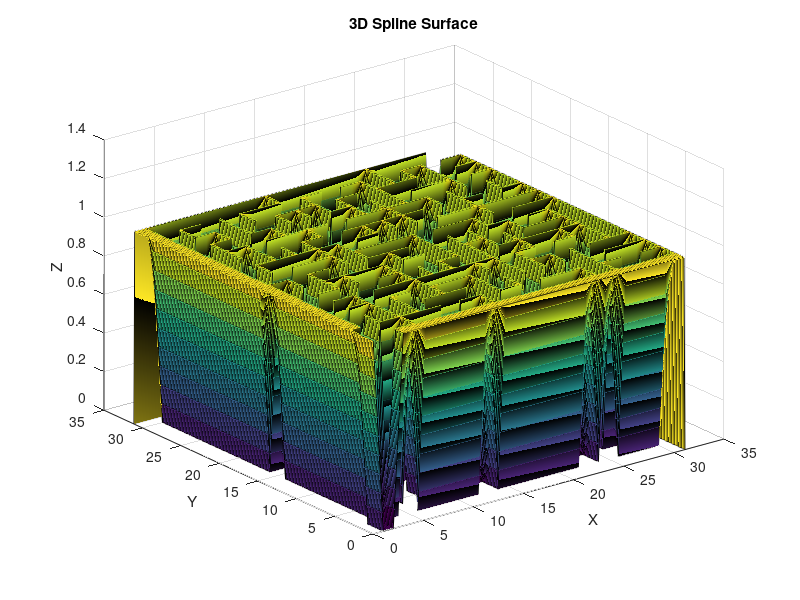

Reproduce this figure in MATLAB.
function spline3Dmaze()
    % Define the knot vectors for x and y
    knot_vectorx = [0 0 1 2 3 4 5 6 7 8 9 10 11 12 13 14 15 16 17 18 19 20 21 22 23 24 25 26 27 28 29 30 31 31];
    knot_vectory = [0 0 1 2 3 4 5 6 7 8 9 10 11 12 13 14 15 16 17 18 19 20 21 22 23 24 25 26 27 28 29 30 31 31];

    % Define the precision
    precision = 0.1;

    % Create mesh grids for x and y
    x = mesh(knot_vectorx(1), knot_vectorx(end), precision);
    y = mesh(knot_vectory(1), knot_vectory(end), precision);

    % Compute the spline coefficients for x and y
    px = compute_p(knot_vectorx);
    py = compute_p(knot_vectory);

    % Check the sanity of the knot vectors
    tx = check_sanity(knot_vectorx, px);
    ty = check_sanity(knot_vectory, py);

    % Calculate the number of basis functions
    nrx = compute_nr_basis_functions(knot_vectorx, px);
    nry = compute_nr_basis_functions(knot_vectory, py);

    % Initialize the coefficient matrix M
    M = zeros(length(x), length(y));

    % Initialize the weight matrix with random values
    weight_matrix = [
        1 1 1 1 1 1 1 1 1 1 1 1 1 1 1 1 1 1 1 1 1 1 1 1 1 1 1 1 1 1 1 1;
        0 0 0 0 0 0 1 1 0 0 0 0 0 0 1 1 1 1 1 1 1 1 1 1 1 1 1 1 1 1 1 1;
        0 0 0 0 0 0 1 1 0 0 0 0 0 0 1 0 0 0 0 0 0 0 0 0 0 0 0 0 0 1 1 1;
        1 1 1 1 0 0 0 0 0 0 1 1 1 1 1 0 0 0 0 0 0 0 0 0 0 0 0 0 0 1 1 1;
        1 1 1 1 0 0 0 0 0 0 1 1 1 1 1 0 0 1 1 1 1 0 0 1 1 1 1 0 0 1 1 1;
        1 1 0 0 0 0 1 1 0 0 1 1 1 1 1 0 0 1 1 1 1 0 0 1 1 1 1 0 0 1 1 1;
        1 1 0 0 0 0 1 1 0 0 1 1 1 1 1 1 1 1 1 1 1 0 0 1 0 0 0 0 0 1 1 1;
        1 1 1 1 1 1 1 1 0 0 1 0 0 0 0 0 1 1 1 1 1 0 0 1 0 0 0 0 0 1 1 1;
        1 1 0 0 0 0 0 1 0 0 1 0 0 0 0 0 1 1 1 1 1 0 0 1 1 1 1 0 0 1 1 1;
        1 1 0 0 0 0 0 1 0 0 1 1 1 1 0 0 0 0 0 0 0 0 0 1 1 1 1 0 0 1 1 1;
        1 1 0 0 1 1 1 1 0 0 1 1 1 1 0 0 0 0 0 0 0 0 0 1 1 1 1 0 0 1 1 1;
        1 1 0 0 1 1 1 1 0 0 1 1 1 1 0 0 1 1 1 1 1 1 1 1 1 1 1 0 0 1 1 1;
        1 1 0 0 0 0 0 0 0 0 0 0 0 0 0 0 1 1 1 1 1 1 1 1 1 1 1 0 0 1 1 1;
        1 1 0 0 0 0 0 0 0 0 0 0 0 0 0 0 1 1 1 1 1 1 1 1 1 1 1 0 0 0 0 0;
        1 1 1 1 1 1 1 1 1 1 1 1 1 1 1 1 1 1 1 1 1 1 1 1 1 1 1 0 0 0 0 0;
        1 1 1 1 1 1 1 1 1 1 1 1 1 1 1 1 1 1 1 1 1 1 1 1 1 1 1 1 1 1 1 1;
        1 1 1 1 1 1 1 1 1 1 1 1 1 1 1 1 1 1 1 1 1 1 1 1 1 1 1 1 1 1 1 1;
        1 1 1 1 1 1 1 1 1 1 1 1 1 1 1 1 1 1 1 1 1 1 1 1 1 1 1 1 1 1 1 1;
        1 1 1 1 1 1 1 1 1 1 1 1 1 1 1 1 1 1 1 1 1 1 1 1 1 1 1 1 1 1 1 1;
        1 1 1 1 1 1 1 1 1 1 1 1 1 1 1 1 1 1 1 1 1 1 1 1 1 1 1 1 1 1 1 1;
        1 1 1 1 1 1 1 1 1 1 1 1 1 1 1 1 1 1 1 1 1 1 1 1 1 1 1 1 1 1 1 1;
        1 1 1 1 1 1 1 1 1 1 1 1 1 1 1 1 1 1 1 1 1 1 1 1 1 1 1 1 1 1 1 1;
        1 1 1 1 1 1 1 1 1 1 1 1 1 1 1 1 1 1 1 1 1 1 1 1 1 1 1 1 1 1 1 1;
        1 1 1 1 1 1 1 1 1 1 1 1 1 1 1 1 1 1 1 1 1 1 1 1 1 1 1 1 1 1 1 1;
        1 1 1 1 1 1 1 1 1 1 1 1 1 1 1 1 1 1 1 1 1 1 1 1 1 1 1 1 1 1 1 1;
        1 1 1 1 1 1 1 1 1 1 1 1 1 1 1 1 1 1 1 1 1 1 1 1 1 1 1 1 1 1 1 1;
        1 1 1 1 1 1 1 1 1 1 1 1 1 1 1 1 1 1 1 1 1 1 1 1 1 1 1 1 1 1 1 1;
        1 1 1 1 1 1 1 1 1 1 1 1 1 1 1 1 1 1 1 1 1 1 1 1 1 1 1 1 1 1 1 1;
        1 1 1 1 1 1 1 1 1 1 1 1 1 1 1 1 1 1 1 1 1 1 1 1 1 1 1 1 1 1 1 1;
        1 1 1 1 1 1 1 1 1 1 1 1 1 1 1 1 1 1 1 1 1 1 1 1 1 1 1 1 1 1 1 1;
        1 1 1 1 1 1 1 1 1 1 1 1 1 1 1 1 1 1 1 1 1 1 1 1 1 1 1 1 1 1 1 1]
    weight_matrix = [
    1 1 1 1 1 1 1 1 1 1 1 1 1 1 1 1 1 1 1 1 1 1 1 1 1 1 1 1 1 1 1 1 1;
    0 0 0 1 1 1 1 1 1 1 1 1 1 1 1 1 1 1 1 1 1 1 1 1 1 1 1 1 1 1 1 1 1;
    0 0 0 0 0 0 0 0 0 0 0 0 0 0 0 1 0 0 0 0 0 0 0 0 0 0 0 0 0 0 0 1 1;
    1 1 0 1 1 1 0 1 0 1 0 1 0 1 1 1 0 1 1 1 0 1 1 1 1 1 0 1 1 1 0 1 1;
    1 1 0 1 0 0 0 1 0 1 0 1 0 0 0 0 0 0 0 1 0 0 0 1 0 1 0 1 0 1 0 1 1;
    1 1 1 1 1 1 1 1 1 1 0 1 1 1 1 1 0 1 0 1 1 1 1 1 0 1 1 1 0 1 0 1 1;
    1 1 0 1 0 0 0 0 0 0 0 0 0 1 0 1 0 1 0 1 0 0 0 0 0 0 0 0 0 0 0 1 1;
    1 1 0 1 1 1 1 1 0 1 0 1 1 1 0 1 0 1 0 1 1 1 0 1 0 1 1 1 1 1 0 1 1;
    1 1 0 1 0 0 0 1 0 1 0 0 0 1 0 0 0 1 0 1 0 0 0 1 0 1 0 0 0 0 0 1 1;
    1 1 0 1 0 1 0 1 0 1 0 1 0 1 0 1 1 1 1 1 1 1 0 1 1 1 0 1 1 1 0 1 1;
    1 1 0 0 0 1 0 0 0 1 0 1 0 1 0 0 0 0 0 1 0 1 0 1 0 0 0 0 0 1 0 1 1;
    1 1 0 1 0 1 1 1 1 1 1 1 1 1 0 1 1 1 1 1 0 1 1 1 0 1 1 1 0 1 0 1 1;
    1 1 0 1 0 1 0 1 0 1 0 0 0 0 0 1 0 1 0 0 0 0 0 1 0 0 0 1 0 1 0 1 1;
    1 1 1 1 0 1 0 1 0 1 1 1 0 1 1 1 0 1 0 1 0 1 0 1 0 1 1 1 0 1 1 1 1;
    1 1 0 0 0 0 0 1 0 1 0 0 0 1 0 1 0 1 0 1 0 1 0 0 0 0 0 1 0 0 0 1 1;
    1 1 0 1 1 1 1 1 0 1 1 1 0 1 0 1 0 1 0 1 1 1 0 1 0 1 1 1 1 1 0 1 1;
    1 1 0 1 0 0 0 0 0 1 0 1 0 0 0 0 0 1 0 0 0 1 0 1 0 1 0 0 0 1 0 1 1;
    1 1 0 1 1 1 0 1 1 1 0 1 1 1 1 1 1 1 0 1 1 1 0 1 1 1 1 1 0 1 0 1 1;
    1 1 0 0 0 0 0 0 0 1 0 0 0 0 0 0 0 0 0 0 0 1 0 1 0 0 0 1 0 0 0 1 1;
    1 1 0 1 0 1 1 1 1 1 1 1 1 1 1 1 0 1 0 1 1 1 1 1 1 1 0 1 0 1 0 1 1;
    1 1 0 1 0 0 0 0 0 0 0 0 0 1 0 0 0 1 0 0 0 1 0 1 0 0 0 0 0 1 0 1 1;
    1 1 0 1 0 1 1 1 1 1 0 1 1 1 1 1 0 1 0 1 0 1 0 1 1 1 1 1 1 1 0 1 1;
    1 1 0 1 0 0 0 1 0 1 0 1 0 0 0 0 0 1 0 1 0 0 0 1 0 0 0 1 0 0 0 1 1;
    1 1 1 1 0 1 1 1 0 1 1 1 1 1 0 1 1 1 0 1 0 1 1 1 0 1 0 1 1 1 1 1 1;
    1 1 0 0 0 0 0 0 0 0 0 1 0 0 0 1 0 0 0 1 0 0 0 0 0 1 0 1 0 0 0 1 1;
    1 1 1 1 1 1 1 1 0 1 0 1 0 1 1 1 0 1 1 1 1 1 1 1 0 1 0 1 1 1 0 1 1;
    1 1 0 1 0 0 0 0 0 1 0 1 0 1 0 0 0 0 0 1 0 1 0 0 0 1 0 0 0 1 0 1 1;
    1 1 0 1 0 1 0 1 0 1 1 1 0 1 0 1 0 1 0 1 0 1 0 1 1 1 1 1 1 1 0 1 1;
    1 1 0 0 0 1 0 1 0 0 0 1 0 1 0 1 0 1 0 1 0 0 0 0 0 0 0 0 0 0 0 1 1;
    1 1 0 1 0 1 0 1 1 1 1 1 1 1 1 1 0 1 0 1 0 1 1 1 0 1 0 1 0 1 0 1 1;
    1 1 0 1 0 1 0 1 0 0 0 0 0 0 0 0 0 1 0 1 0 1 0 0 0 1 0 1 0 1 0 0 0;
    1 1 1 1 1 1 1 1 1 1 1 1 1 1 1 1 1 1 1 1 1 1 1 1 1 1 1 1 1 1 0 0 0;
    1 1 1 1 1 1 1 1 1 1 1 1 1 1 1 1 1 1 1 1 1 1 1 1 1 1 1 1 1 1 1 1 1;
   ]
    

    % Create the 3D mesh grid for plotting
    [X, Y] = meshgrid(x, y);

    % Compute the coefficient matrix M
    for i = 1:nrx
        for j = 1:nry
            spline1 = compute_spline(knot_vectorx, px, i, X) .* compute_spline(knot_vectory, py, j, Y);
             M = M + weight_matrix(i, j) * spline1;
        end
    end

    % Plot the 3D surface
    figure;
    surf(X, Y, M);
    xlabel('X');
    ylabel('Y');
    zlabel('Z');
    title('3D Spline Surface');
end

function mesh_values = mesh(a, c, precision)
    mesh_values = a:precision:(c + precision);
end

function p = compute_p(knot_vector)
    initial = knot_vector(1);
    kvsize = length(knot_vector);
    i = 1;
    
    while (i + 1 < kvsize) && (initial == knot_vector(i + 1))
        i = i + 1;
    end
    
    p = i - 1;
end

function t = check_sanity(knot_vector, p)
    initial = knot_vector(1);
    kvsize = length(knot_vector);
    t = true;
    counter = 1;

    for i = 1:p + 1
        if (initial ~= knot_vector(i))
            t = false;
            return;
        end
    end

    for i = p + 2:kvsize - p - 1
        if (initial == knot_vector(i))
            counter = counter + 1;
            if (counter > p)
                t = false;
                return;
            end
        else
            initial = knot_vector(i);
            counter = 1;
        end
    end

    initial = knot_vector(kvsize);

    for i = kvsize - p:kvsize
        if (initial ~= knot_vector(i))
            t = false;
            return;
        end
    end

    for i = 1:kvsize - 1
        if (knot_vector(i) > knot_vector(i + 1))
            t = false;
        end
    end
end

function nr_basis = compute_nr_basis_functions(knot_vector, p)
    nr_basis = length(knot_vector) - p - 1;
end

function y = compute_spline(knot_vector, p, nr, x)
    fC = @(x, a, b) (x) / (b - a) - a / (b - a);
    fD = @(x, c, d) (1 - x) / (d - c) + (d - 1) / (d - c);

    a = knot_vector(nr);
    b = knot_vector(nr + p);
    c = knot_vector(nr + 1);
    d = knot_vector(nr + p + 1);

    if (p == 0)
        y = 0 .* (x < a) + 1 .* (a <= x & x <= d) + 0 .* (x > d);
        return;
    end

    lp = compute_spline(knot_vector, p - 1, nr, x);
    rp = compute_spline(knot_vector, p - 1, nr + 1, x);

    if (a == b)
        y1 = 0 .* (x < a) + 1 .* (a <= x & x <= b) + 0 .* (x > b);
    else
        y1 = 0 .* (x < a) + fC(x, a, b) .* (a <= x & x <= b) + 0 .* (x > b);
    end

    if (c == d)
        y2 = 0 .* (x < c) + 1 .* (c < x & x <= d) + 0 .* (d < x);
    else
        y2 = 0 .* (x < c) + fD(x, c, d) .* (c < x & x <= d) + 0 .* (d < x);
    end

    y = lp .* y1 + rp .* y2;
end
